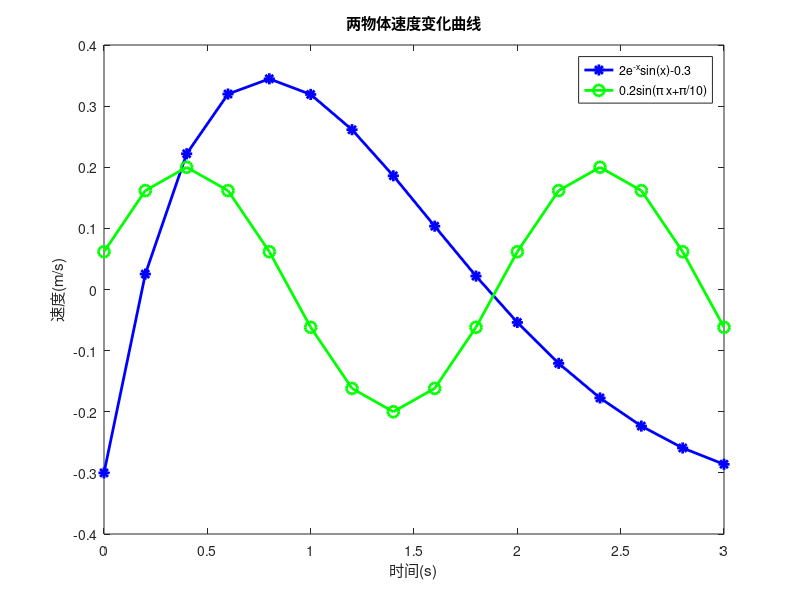

MATLAB code to generate this figure:
x = 0:0.2:3;
y1 = zeros(size(x));
y2 = zeros(size(x));
y1 = 2.*exp(-x).*sin(x)-0.3;
y2 = 0.2.*sin(pi.*x+pi/10);

set(gca, 'LineWidth', 2);

plot(x, y1, 'b-', 'LineWidth', 2, 'Marker', '*', 'MarkerSize', 8);
hold on;
plot(x, y2, 'g-', 'LineWidth', 2, 'Marker', 'o', 'MarkerSize', 8);
title('两物体速度变化曲线');
xlabel('时间(s)');
ylabel('速度(m/s)');
legend('2e^{-x}sin(x)-0.3', '0.2sin(\pi x+\pi/10)');
hold off;
